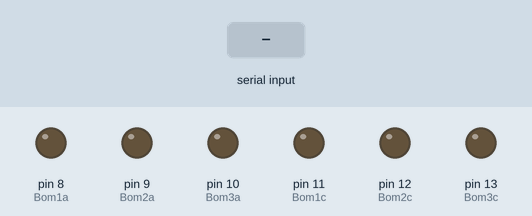
This sketch was run on a simulated Arduino Uno, built with avr-gcc and run on an emulated ATmega328P. On the bench: output pins drawn as LEDs (lit = HIGH). The inputs (shaded band) are chosen by the test bench.

Above: at 1.2 s.
1.3 s: "a" received over Serial
At 1.6 s:
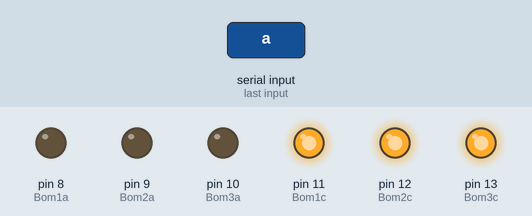
Timing chart, 0 to 4.3 s (numbered marks = the images above; inputs shaded):
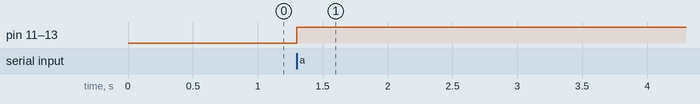

The sketch:

Bombas.ino
```cpp
//Constantes
#define caudal 100 //investugar el caudal de la bomba utilizada.
#define Bom1a 8  //Pin de la bomba 1 normalmete abierto
#define Bom2a 9  //Pin de la bomba 2 normalmete abierto
#define Bom3a 10  //Pin de la bomba 3 normalmete abierto
#define Bom1c 11  //Pin de la bomba 1 normalmete cerrado
#define Bom2c 12 //Pin de la bomba 2 normalmete cerrado
#define Bom3c 13  //Pin de la bomba 3 normalmete cerrado


 int cantidad,fin=0; //cantidad de liquido en mililitros
 char chido[3]; //variable donde se almacenaran los datos enviados

void setup()
{
  // put your setup code here, to run once:
   Serial.begin (9600);
  //Configurando control de bombas
  pinMode(Bom1a, OUTPUT);
  pinMode(Bom2a, OUTPUT);
  pinMode(Bom3a, OUTPUT);
  pinMode(Bom1c, OUTPUT);
  pinMode(Bom2c, OUTPUT);
  pinMode(Bom3c, OUTPUT);


}

    void serialEvent() //El evanto se ejecutara cuando el if se cumpla, que sucede cuando el serial tenga datos
  {

    //avalible verifica que existan datos en el buffer del puerto serie
    if(Serial.available()>0)
    {
      for(int i=0;i<4;i++)
      {
        chido[i]=Serial.read(); //Se almacenan los datos enviados por el puerto donde chido 0 es el control, chido 1 es el control de bombas, chido 2 es la cantidad de liquido en ml
      }


    }
  }
  void loop()
  {
     int volumen=(int)chido[2];
      switch(chido[0])
      {
        case 'a': //El caso en el que los motores esten apagados porque no hay ningun movimiento de motores se envia un caracter "a"
          digitalWrite(Bom1c, HIGH);
          digitalWrite(Bom2c, HIGH);
          digitalWrite(Bom3c, HIGH);
          break;
        case 'e'://El caso encendido
            switch(chido[1])//Se define si es el motor 1 2 o 3
            {
              case '1':
                digitalWrite(Bom1a, HIGH);
                delay((volumen/caudal)*1000);
                digitalWrite(Bom1c,HIGH);
                fin=1;
                Serial.write(fin);
                break;
             case '2':
                digitalWrite(Bom2a, HIGH);
                delay((volumen/caudal)*1000);
                digitalWrite(Bom2c,HIGH);
                fin=1;
                Serial.write(fin);
                break;
              case '3':
                digitalWrite(Bom3a, HIGH);
                delay((volumen/caudal)*1000);
                digitalWrite(Bom3c,HIGH);
                fin=1;
                Serial.write(fin);
                break;
            }


          break;
      }
      fin=0;
    }
```

Measured:
- after the input at 1.3 s, pin 11 (Bom1c), pin 12 (Bom2c), pin 13 (Bom3c): LOW → HIGH at once
